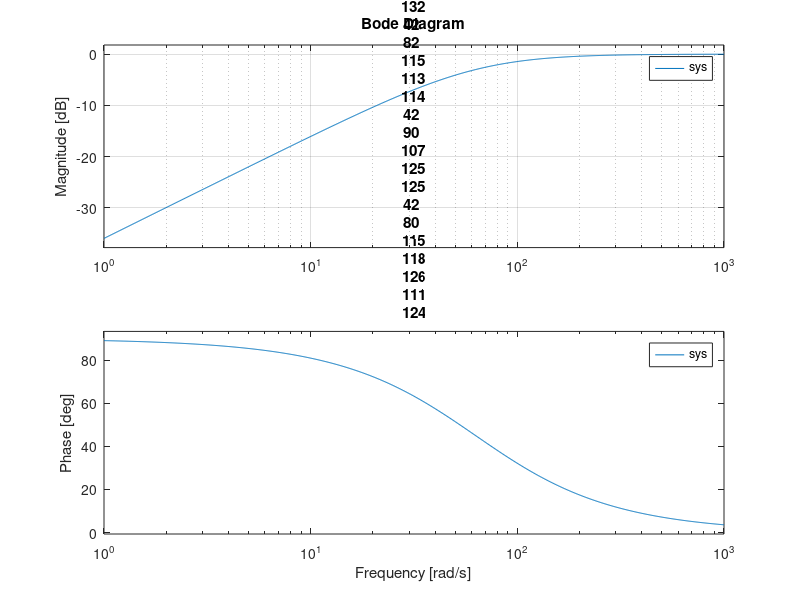

This figure's MATLAB source:
% HighPassFilterBode.m
% Author: Oliver Wright

clc;
clear;
close all;

%% fb = 120Hz design
f = 10;
T = 1/(2 * pi * f);
sys = tf([T, 0], [T, 1]);

figure;
bode(sys);
title(f + "Hz High Pass Filter")
grid;


